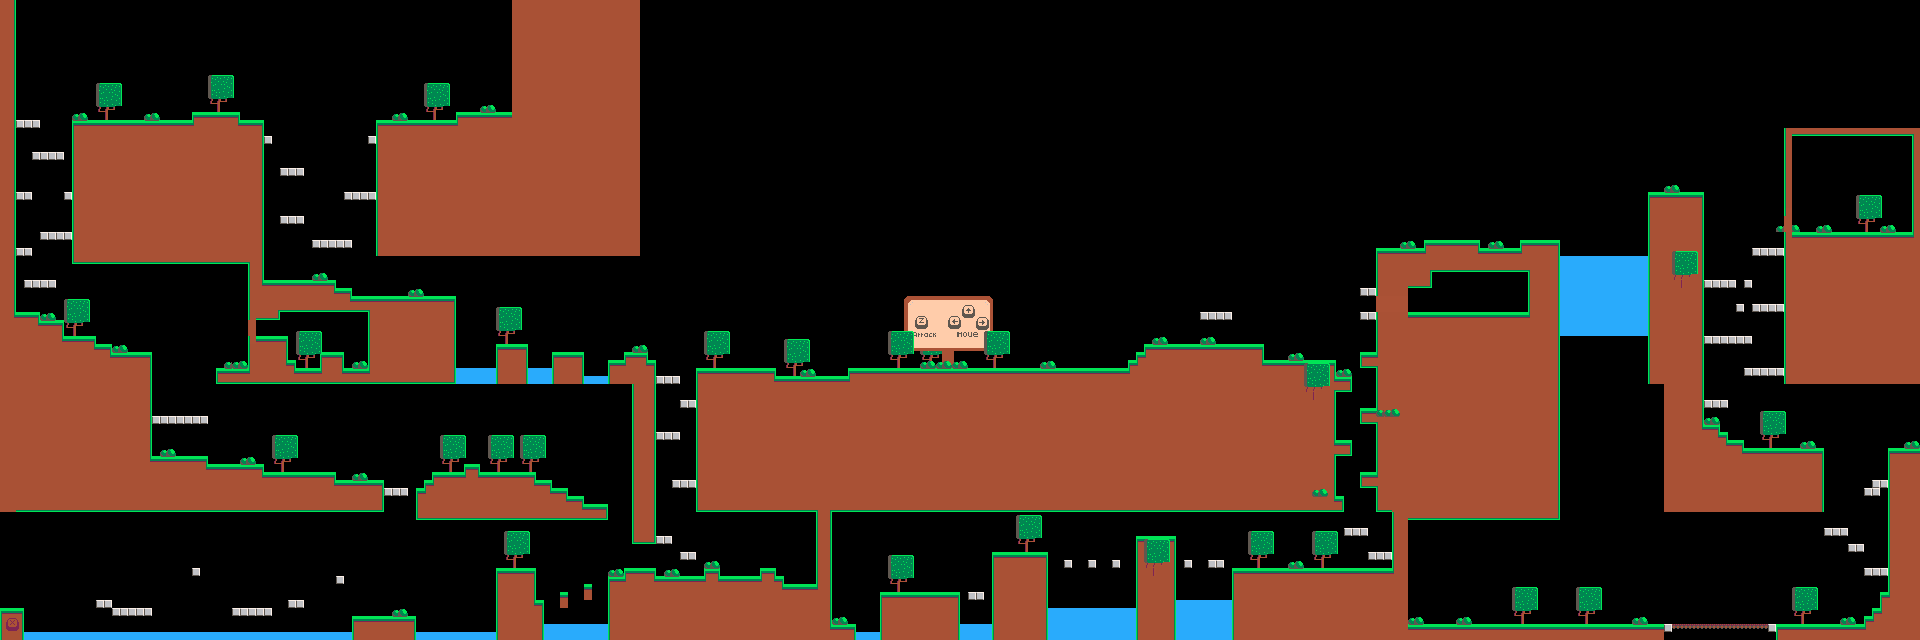

The image is a tile-based game level rendered from a .tmx file. Its description and source (layers, tilesets, objects; grid data summarised) follow:
An orthogonal 240x80 tile map with 8x8 px tiles, 5 tile layers (Chão e paredes, Paredes Falsas, Camada de Tiles 2, Camada de Tiles 3, ...) and 241 objects (120x water, 33x Enemy, 8x checkpoint, 2x PowerUp, batata, ...).

<map version="1.0" orientation="orthogonal" renderorder="right-down" width="240" height="80" tilewidth="8" tileheight="8" nextobjectid="479">
 <tileset firstgid="1" name="ground" tilewidth="8" tileheight="8" tilecount="238" columns="14">
  <image source="ground2.png" width="112" height="140" />
  <tile id="0">
   <properties>
    <property name="solid" type="int" value="1" />
   </properties>
  </tile>
  <tile id="1">
   <properties>
    <property name="solid" type="int" value="1" />
   </properties>
  </tile>
  <tile id="2">
   <properties>
    <property name="solid" type="int" value="1" />
   </properties>
  </tile>
  <tile id="3">
   <properties>
    <property name="solid" type="int" value="2" />
   </properties>
  </tile>
  <tile id="4">
   <properties>
    <property name="trap" type="int" value="1" />
   </properties>
  </tile>
  <tile id="14">
   <properties>
    <property name="solid" type="int" value="1" />
   </properties>
  </tile>
  <tile id="15">
   <properties>
    <property name="solid" type="int" value="1" />
   </properties>
  </tile>
  <tile id="16">
   <properties>
    <property name="solid" type="int" value="1" />
   </properties>
  </tile>
  <tile id="17">
   <properties>
    <property name="solid" type="int" value="1" />
   </properties>
  </tile>
  <tile id="28">
   <properties>
    <property name="solid" type="int" value="1" />
   </properties>
  </tile>
  <tile id="29">
   <properties>
    <property name="solid" type="int" value="1" />
   </properties>
  </tile>
  <tile id="30">
   <properties>
    <property name="solid" type="int" value="1" />
   </properties>
  </tile>
  <tile id="31">
   <properties>
    <property name="solid" type="int" value="1" />
   </properties>
  </tile>
 </tileset>
 <layer name="Chão e paredes" width="240" height="80" opacity="0.99">
  <data>[19200 cells, 6749 non-empty, 20 distinct tile ids]</data>
 </layer>
 <layer name="Paredes Falsas" width="240" height="80">
  <data>[19200 cells, 14 non-empty, 3 distinct tile ids]</data>
 </layer>
 <layer name="Camada de Tiles 2" width="240" height="80">
  <data>[19200 cells, 720 non-empty, 30 distinct tile ids]</data>
 </layer>
 <layer name="Camada de Tiles 3" width="240" height="80">
  <data>[19200 cells, 108 non-empty, 108 distinct tile ids]</data>
 </layer>
 <layer name="Camada de Tiles 4" width="240" height="80">
  <data>[19200 cells, 52 non-empty, 24 distinct tile ids]</data>
 </layer>
 <objectgroup name="Camada de Objetos 1">
  <object id="11" name="Dolphin" type="Enemy" gid="19" x="1080" y="352" width="8" height="8" />
  <object id="14" name="Dolphin" type="Enemy" gid="19" x="1184" y="328" width="8" height="8" />
  <object id="15" name="Coelho" type="Enemy" gid="19" x="1320" y="344" width="8" height="8" rotation="90" />
  <object id="16" name="Coelho" type="Enemy" gid="19" x="1384" y="544" width="8" height="8" />
  <object id="23" name="Coelho" type="Enemy" gid="19" x="1216" y="552" width="8" height="8" />
  <object id="24" name="Dolphin" type="Enemy" gid="19" x="928" y="584" width="8" height="8" />
  <object id="38" name="Coelho" type="Enemy" gid="19" x="728" y="360" width="8" height="8" />
  <object id="40" name="Dolphin" type="Enemy" gid="19" x="736" y="568" width="8" height="8" />
  <object id="41" name="Dolphin" type="Enemy" gid="19" x="800" y="576" width="8" height="8" />
  <object id="42" name="Dolphin" type="Enemy" gid="19" x="816" y="368" width="8" height="8" />
  <object id="43" name="Coelho" type="Enemy" gid="19" x="560" y="352" width="8" height="8" />
  <object id="51" name="DoubleJump" type="PowerUp" gid="143" x="840" y="616" width="8" height="8" />
  <object id="54" name="Dash" type="PowerUp" gid="143" x="8" y="600" width="8" height="8" />
  <object id="171" name="Coelho" type="Enemy" gid="19" x="280" y="208" width="8" height="8" />
  <object id="172" name="Coelho" type="Enemy" gid="19" x="368" y="184" width="8" height="8" />
  <object id="173" name="Coelho" type="Enemy" gid="19" x="280" y="160" width="8" height="8" />
  <object id="191" name="Dolphin" type="Enemy" gid="19" x="136" y="112" width="8" height="8" />
  <object id="192" name="Dolphin" type="Enemy" gid="19" x="200" y="104" width="8" height="8" />
  <object id="193" name="Coelho" type="Enemy" gid="19" x="24" y="184" width="8" height="8" />
  <object id="194" name="Coelho" type="Enemy" gid="19" x="64" y="184" width="8" height="8" />
  <object id="195" name="Coelho" type="Enemy" gid="19" x="24" y="304" width="8" height="8" />
  <object id="196" name="Dolphin" type="Enemy" gid="19" x="72" y="328" width="8" height="8" />
  <object id="197" name="Dolphin" type="Enemy" gid="19" x="184" y="448" width="8" height="8" />
  <object id="198" name="Dolphin" type="Enemy" gid="19" x="248" y="456" width="8" height="8" />
  <object id="199" name="Dolphin" type="Enemy" gid="19" x="312" y="464" width="8" height="8" />
  <object id="200" name="Dolphin" type="Enemy" gid="19" x="368" y="472" width="8" height="8" />
  <object id="201" name="Dolphin" type="Enemy" gid="19" x="1440" y="232" width="8" height="8" />
  <object id="202" name="Dolphin" type="Enemy" gid="19" x="1496" y="240" width="8" height="8" />
  <object id="268" name="Coelho" type="Enemy" gid="19" x="1896" y="432" width="8" height="8" rotation="90" />
  <object id="269" name="Boss" type="Enemy" gid="19" x="1424" y="600" width="8" height="8" rotation="90" />
  <object id="270" name="Dolphin" type="Enemy" gid="19" x="1696" y="616" width="8" height="8" />
  <object id="271" name="Dolphin" type="Enemy" gid="19" x="1728" y="616" width="8" height="8" />
  <object id="347" name="Coelho" type="Enemy" gid="19" x="1768" y="288" width="8" height="8" rotation="90" />
  <object id="348" name="Coelho" type="Enemy" gid="19" x="1712" y="320" width="8" height="8" rotation="90" />
  <object id="349" name="Dolphin" type="Enemy" gid="19" x="1752" y="440" width="8" height="8" />
 </objectgroup>
 <objectgroup name="Camada de Objetos 2" visible="0">
  <object id="1" x="1024" y="256" width="128" height="128" />
  <object id="3" x="1152" y="256" width="128" height="128" />
  <object id="4" x="1408" y="256" width="128" height="128" />
  <object id="5" x="1024" y="384" width="128" height="128" />
  <object id="6" x="1152" y="384" width="128" height="128" />
  <object id="7" x="1280" y="384" width="128" height="128" />
  <object id="8" x="1024" y="512" width="128" height="128" />
  <object id="9" x="1152" y="512" width="128" height="128" />
  <object id="10" x="1280" y="512" width="128" height="128" />
  <object id="19" x="896" y="256" width="128" height="128" />
  <object id="20" x="896" y="384" width="128" height="128" />
  <object id="21" x="896" y="512" width="128" height="128" />
  <object id="25" x="768" y="256" width="128" height="128" />
  <object id="26" x="640" y="256" width="128" height="128" />
  <object id="27" x="512" y="256" width="128" height="128" />
  <object id="28" x="384" y="256" width="128" height="128" />
  <object id="29" x="384" y="384" width="128" height="128" />
  <object id="30" x="512" y="384" width="128" height="128" />
  <object id="31" x="640" y="384" width="128" height="128" />
  <object id="32" x="768" y="384" width="128" height="128" />
  <object id="33" x="384" y="512" width="128" height="128" />
  <object id="34" x="512" y="512" width="128" height="128" />
  <object id="35" x="640" y="512" width="128" height="128" />
  <object id="36" x="768" y="512" width="128" height="128" />
  <object id="55" x="1280" y="256" width="128" height="128" />
  <object id="56" x="1536" y="256" width="128" height="128" />
  </objectgroup>
 <objectgroup name="Spawns" visible="0">
  <!-- 8 objects omitted --></objectgroup>
 <objectgroup name="Water">
  <!-- 120 objects omitted --></objectgroup>
 <objectgroup name="Baus">
  <!-- 3 objects omitted --></objectgroup>
</map>
<!-- 180 of 241 objects omitted -->
